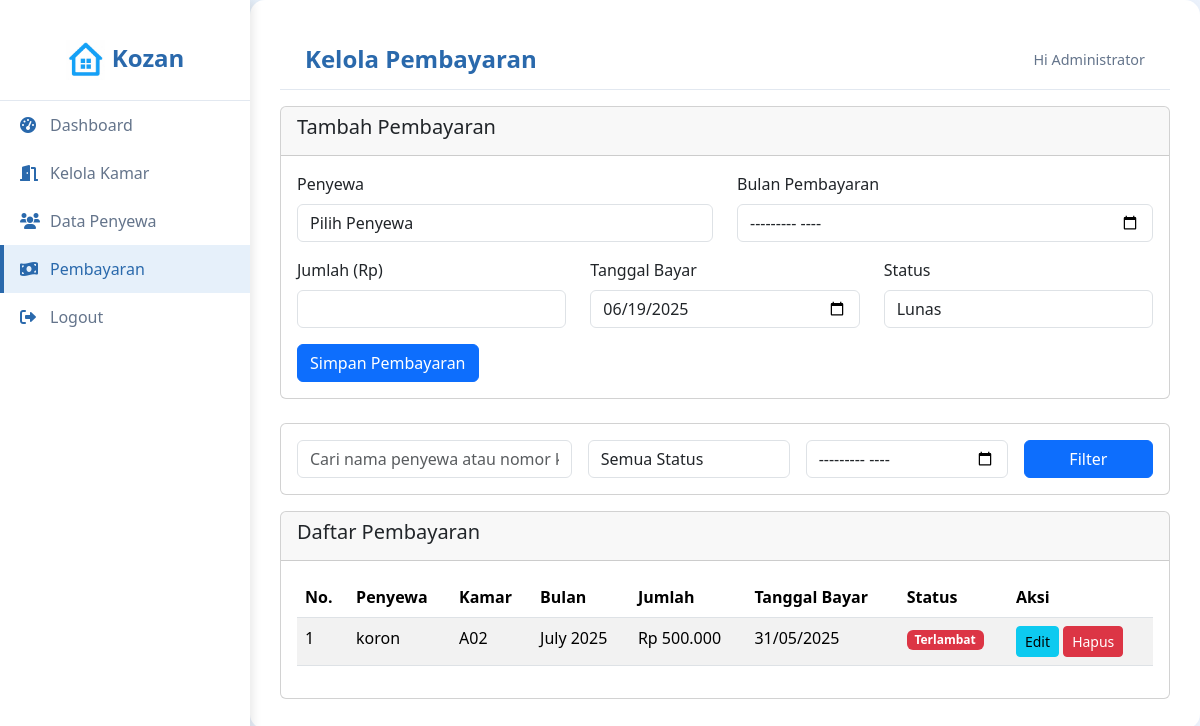
/admin/payments.php (signed in), run on an earlier commit of the app's database.
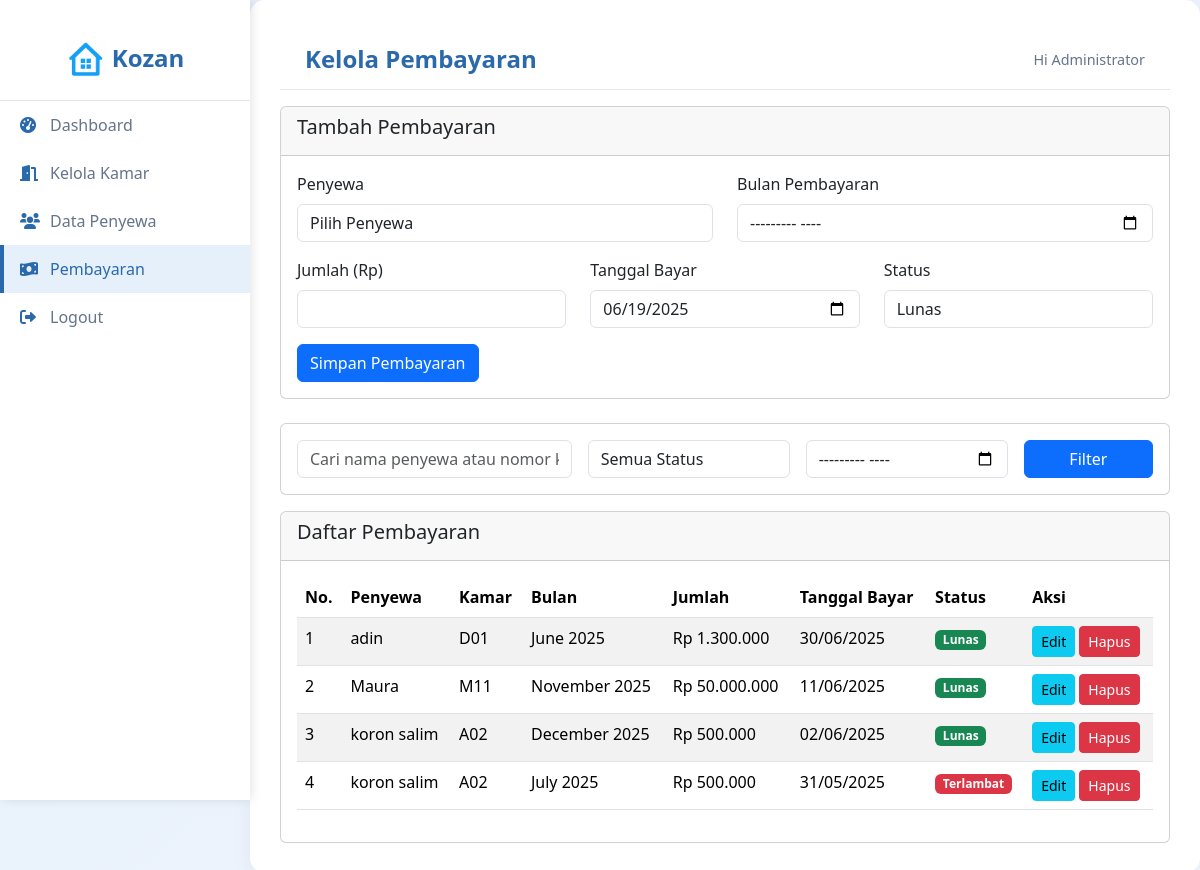
And on a later commit of the database.
### tables this page shows
CREATE TABLE `payments` (
  `id` int NOT NULL,
  `tenant_id` int NOT NULL,
  `room_id` int NOT NULL,
  `amount` decimal(10,2) NOT NULL,
  `payment_date` date NOT NULL,
  `payment_month` varchar(7) NOT NULL,
  `status` enum('paid','pending','overdue') DEFAULT 'pending',
  `created_at` timestamp NULL DEFAULT CURRENT_TIMESTAMP
);

CREATE TABLE `users` (
  `id` int NOT NULL,
  `username` varchar(50) NOT NULL,
  `password` varchar(255) NOT NULL,
  `full_name` varchar(100) NOT NULL,
  `role` enum('admin','tenant') NOT NULL,
  `created_at` timestamp NULL DEFAULT CURRENT_TIMESTAMP
);

CREATE TABLE `rooms` (
  `id` int NOT NULL,
  `room_number` varchar(10) NOT NULL,
  `room_type` varchar(50) NOT NULL,
  `price` decimal(10,2) NOT NULL,
  `status` enum('available','occupied') DEFAULT 'available',
  `description` text,
  `tenant_id` int DEFAULT NULL,
  `created_at` timestamp NULL DEFAULT CURRENT_TIMESTAMP
);

### admin/payments.php (the view, shortened to what this page needs)
<?php
require_once '../config/database.php';
$search = isset($_GET['search']) ? trim($_GET['search']) : '';
$filter_month = isset($_GET['filter_month']) ? $_GET['filter_month'] : '';
$where_conditions = ["1=1"];
$params = [];
$types = '';
$query = "SELECT p.*, u.full_name, r.room_number, r.id as room_id
          FROM payments p
          JOIN users u ON p.tenant_id = u.id
          JOIN rooms r ON p.room_id = r.id
          WHERE " . implode(' AND ', $where_conditions) . "
          ORDER BY p.payment_date DESC";
if (!empty($params)) {
    $stmt = $conn->prepare($query);
    $stmt->bind_param($types, ...$params);
    $stmt->execute();
    $result = $stmt->get_result();
    $payments = $result->fetch_all(MYSQLI_ASSOC);
} else {
    $payments = $conn->query($query)->fetch_all(MYSQLI_ASSOC);
}
?>
<!DOCTYPE html>
<html lang="id">
<head>
    <link rel="stylesheet" href="../assets/css/d_admin.css">
    <link href="https://cdn.jsdelivr.net/npm/bootstrap@5.3.3/dist/css/bootstrap.min.css" rel="stylesheet">
    <link href="https://cdnjs.cloudflare.com/ajax/libs/font-awesome/6.0.0-beta3/css/all.min.css" rel="stylesheet">
</head>
<body>
    <div class="sidebar">
        <div class="logo">
            <img src="../assets/images/logo.jpg" alt="Logo" style="width: 40px; height: 40px; object-fit: contain;">
            <span>Kozan</span>
        </div>
        <a href="dashboard.php"><i class="fas fa-tachometer-alt"></i> Dashboard</a>
        <a href="rooms.php"><i class="fas fa-door-open"></i> Kelola Kamar</a>
        <a href="tenants.php"><i class="fas fa-users"></i> Data Penyewa</a>
        <a href="payments.php" class="active"><i class="fas fa-money-bill-wave"></i> Pembayaran</a>
        <a href="../logout.php"><i class="fas fa-sign-out-alt"></i> Logout</a>
    </div>
    <div class="content">
        <div class="header d-flex justify-content-between align-items-center">
            <h2>Kelola Pembayaran</h2>
            <div class="welcome">Hi <?= $_SESSION['full_name'] ?></div>
        </div>
        <div class="mt-3">
        <div class="card mb-4">
            <div class="card-header">
                <h5>Tambah Pembayaran</h5>
            </div>
            <div class="card-body">
                <form method="POST" id="paymentForm">
                    <div class="row">
                        <div class="col-md-6">
                            <div class="mb-3">
                                <label class="form-label">Penyewa</label>
                                <select class="form-control" name="tenant_id" id="tenant_id" required>
                                    <option value="">Pilih Penyewa</option>
                                </select>
                            </div>
                        </div>
                        <div class="col-md-6">
                            <div class="mb-3">
                                <label class="form-label">Bulan Pembayaran</label>
                                <input type="month" class="form-control" name="payment_month" required>
                            </div>
                        </div>
                    </div>
                    <div class="row">
                        <div class="col-md-4">
                            <div class="mb-3">
                                <label class="form-label">Jumlah (Rp)</label>
                                <input type="number" class="form-control" name="amount" id="amount" min="1" required>
                            </div>
                        </div>
                        <div class="col-md-4">
                            <div class="mb-3">
                                <label class="form-label">Tanggal Bayar</label>
                                <input type="date" class="form-control" name="payment_date" value="<?= date('Y-m-d') ?>" required>
                            </div>
                        </div>
                        <div class="col-md-4">
                            <div class="mb-3">
                                <label class="form-label">Status</label>
                                <select class="form-control" name="status" required>
                                    <option value="paid">Lunas</option>
                                </select>
                            </div>
                        </div>
                    </div>
                    <button type="submit" name="add_payment" class="btn btn-primary">Simpan Pembayaran</button>
                </form>
            </div>
        </div>
        <div class="card mb-3">
            <div class="card-body">
                <form method="GET" class="row g-3">
                    <div class="col-md-4">
                        <input type="text" class="form-control" name="search"
                               placeholder="Cari nama penyewa atau nomor kamar..."
                               value="<?= htmlspecialchars($search) ?>">
                    </div>
                    <div class="col-md-3">
                        <select class="form-control" name="filter_status">
                            <option value="">Semua Status</option>
                        </select>
                    </div>
                    <div class="col-md-3">
                        <input type="month" class="form-control" name="filter_month" value="<?= $filter_month ?>">
                    </div>
                    <div class="col-md-2">
                        <button type="submit" class="btn btn-primary w-100">Filter</button>
                    </div>
                </form>
            </div>
        </div>
        <div class="card">
            <div class="card-header">
                <h5>Daftar Pembayaran</h5>
            </div>
            <div class="card-body">
                <div class="table-responsive">
                    <table class="table table-striped">
                        <thead>
                            <tr>
                                <th>No.</th>
                                <th>Penyewa</th>
                                <th>Kamar</th>
                                <th>Bulan</th>
                                <th>Jumlah</th>
                                <th>Tanggal Bayar</th>
                                <th>Status</th>
                                <th>Aksi</th>
                            </tr>
                        </thead>
                        <tbody>
                            <?php $no = 1; foreach ($payments as $payment): ?>
                            <tr>
                                <td><?= $no++ ?></td>
                                <td><?= htmlspecialchars($payment['full_name']) ?></td>
                                <td><?= $payment['room_number'] ?></td>
                                <td><?= date('F Y', strtotime($payment['payment_month'] . '-01')) ?></td>
                                <td>Rp <?= number_format($payment['amount'], 0, ',', '.') ?></td>
                                <td><?= date('d/m/Y', strtotime($payment['payment_date'])) ?></td>
                                <td>
                                    <span class="badge <?= $payment['status'] == 'paid' ? 'bg-success' : ($payment['status'] == 'pending' ? 'bg-warning' : 'bg-danger') ?>">
                                        <?= $payment['status'] == 'paid' ? 'Lunas' : ($payment['status'] == 'pending' ? 'Pending' : 'Terlambat') ?>
                                    </span>
                                </td>
                                <td>
                                    <button class="btn btn-sm btn-info" data-bs-toggle="modal" data-bs-target="#editPaymentModal<?= $payment['id'] ?>">Edit</button>
                                    <a href="payments.php?delete=<?= $payment['id'] ?>"
                                       class="btn btn-sm btn-danger"
                                       onclick="return confirm('Yakin ingin menghapus pembayaran ini?')">Hapus</a>
                                </td>
                            </tr>
                            <?php endforeach; ?>
                        </tbody>
                    </table>
                </div>
            </div>
        </div>
    </div>
        </div>
</body>
</html>

### assets/css/d_admin.css (style rules this page uses)
body { background: linear-gradient(135deg, #e6f0fa, #f0f5ff); font-family: 'Segoe UI', Tahoma, Geneva, Verdana, sans-serif; margin: 0; padding: 0; overflow-x: hidden; }
.sidebar { width: 250px; height: 100vh; position: fixed; top: 0; left: 0; background: #ffffff; box-shadow: 2px 0 10px rgba(0, 0, 0, 0.1); padding-top: 20px; z-index: 1000; }
.sidebar .logo { font-size: 1.5rem; font-weight: 600; color: #2a69ac; padding: 20px; text-align: center; border-bottom: 1px solid #e2e8f0; }
.sidebar a { color: #64748b; padding: 12px 20px; display: flex; align-items: center; text-decoration: none; transition: all 0.3s; font-weight: 400; }
.sidebar a i { margin-right: 10px; width: 20px; color: #2a69ac; }
.sidebar a:hover, .sidebar a.active { background: #e6f0fa; color: #2a69ac; border-left: 4px solid #2a69ac; padding-left: 16px; }
.content { margin-left: 250px; padding: 30px; background: #ffffff; border-radius: 15px; box-shadow: 0 4px 20px rgba(0, 0, 0, 0.05); }
.header { padding: 15px 25px; display: flex; justify-content: space-between; align-items: center; border-bottom: 1px solid #e2e8f0; margin-bottom: 0; }
.header h2 { font-size: 1.5rem; font-weight: 600; color: #2a69ac; margin: 0; }
.header .welcome { font-size: 0.9rem; color: #64748b; }

What changed in the data, as far as the page shows it:
added payments: tenant.full_name "adin", room.room_number "D01", payment_month "June 2025", amount "1.300.000", payment_date "30/06/2025", status "Lunas"
added payments: tenant.full_name "Maura", room.room_number "M11", payment_month "November 2025", amount "50.000.000", payment_date "11/06/2025", status "Lunas"
added payments: tenant.full_name "koron salim", room.room_number "A02", payment_month "December 2025", amount "500.000", payment_date "02/06/2025", status "Lunas"
changed through a linked row, payments "July 2025": tenant.full_name "koron" → "koron salim"
